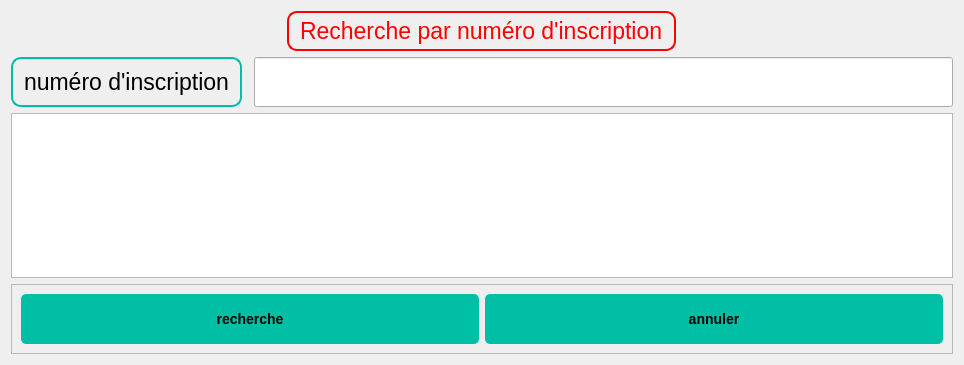
<?xml version="1.0" encoding="UTF-8"?>
<ui version="4.0">
 <class>Dialog</class>
 <widget class="QDialog" name="Dialog">
  <property name="geometry">
   <rect>
    <x>0</x>
    <y>0</y>
    <width>964</width>
    <height>365</height>
   </rect>
  </property>
  <property name="windowTitle">
   <string>Dialog</string>
  </property>
  <property name="styleSheet">
   <string notr="true">QLabel {
    background-color: none;
    border: 2px solid #00BFA5;
    border-radius: 10px;
    padding: 5px;
    color: #000000;
    font-size: 17pt;
    font-family: Arial, sans-serif;
}
QPushButton {
    font-family: &quot;Arial&quot;, sans-serif;
    font-size: 14px;
    font-weight: bold;
    color: #000000;
    background-color: #00BFA5;
    border: none;
    border-radius: 5px;
    padding: 8px 16px;
    text-align: center;
    text-transform: uppercase;
}

QPushButton:hover {
    background-color: #009980;
}
</string>
  </property>
  <layout class="QGridLayout" name="gridLayout">
   <item row="2" column="0">
    <widget class="QLabel" name="label">
     <property name="text">
      <string>numéro d'inscription</string>
     </property>
    </widget>
   </item>
   <item row="2" column="2">
    <widget class="QLineEdit" name="lineEdit">
     <property name="minimumSize">
      <size>
       <width>0</width>
       <height>50</height>
      </size>
     </property>
    </widget>
   </item>
   <item row="4" column="0" colspan="3">
    <widget class="QTableView" name="tableView"/>
   </item>
   <item row="5" column="0" colspan="3">
    <widget class="QFrame" name="frame">
     <property name="frameShape">
      <enum>QFrame::StyledPanel</enum>
     </property>
     <property name="frameShadow">
      <enum>QFrame::Raised</enum>
     </property>
     <layout class="QGridLayout" name="gridLayout_2">
      <item row="0" column="0">
       <widget class="QPushButton" name="pushButton">
        <property name="minimumSize">
         <size>
          <width>0</width>
          <height>50</height>
         </size>
        </property>
        <property name="styleSheet">
         <string notr="true">/* Buttons */
QPushButton {
    font-family: &quot;Arial&quot;, sans-serif;
    font-size: 14px;
    font-weight: bold;
    color: #000000; /* Black text color */
    background-color: #00BFA5; /* Teal button background color */
    border: none;
    border-radius: 5px;
    padding: 8px 16px;
    text-align: center; /* Center align button text */
    text-transform: uppercase; /* Uppercase button text */
}

QPushButton:hover {
    background-color: #009980; /* Darker teal button background color on hover */
}</string>
        </property>
        <property name="text">
         <string>recherche</string>
        </property>
       </widget>
      </item>
      <item row="0" column="1">
       <widget class="QPushButton" name="pushButton_2">
        <property name="minimumSize">
         <size>
          <width>0</width>
          <height>50</height>
         </size>
        </property>
        <property name="styleSheet">
         <string notr="true">/* Buttons */
QPushButton {
    font-family: &quot;Arial&quot;, sans-serif;
    font-size: 14px;
    font-weight: bold;
    color: #000000; /* Black text color */
    background-color: #00BFA5; /* Teal button background color */
    border: none;
    border-radius: 5px;
    padding: 8px 16px;
    text-align: center; /* Center align button text */
    text-transform: uppercase; /* Uppercase button text */
}

QPushButton:hover {
    background-color: #009980; /* Darker teal button background color on hover */
}</string>
        </property>
        <property name="text">
         <string>annuler</string>
        </property>
       </widget>
      </item>
     </layout>
    </widget>
   </item>
   <item row="0" column="0" colspan="3" alignment="Qt::AlignHCenter">
    <widget class="QLabel" name="label_2">
     <property name="styleSheet">
      <string notr="true">
QLabel {
  background-color: none;
  border: 2px solid red;
  border-radius: 10px;
  padding: 5px;
  color: red;
  font-size: 17pt;
  font-family: Arial, sans-serif;
  

}
</string>
     </property>
     <property name="text">
      <string>Recherche par numéro d'inscription</string>
     </property>
    </widget>
   </item>
  </layout>
 </widget>
 <resources/>
 <connections/>
</ui>
